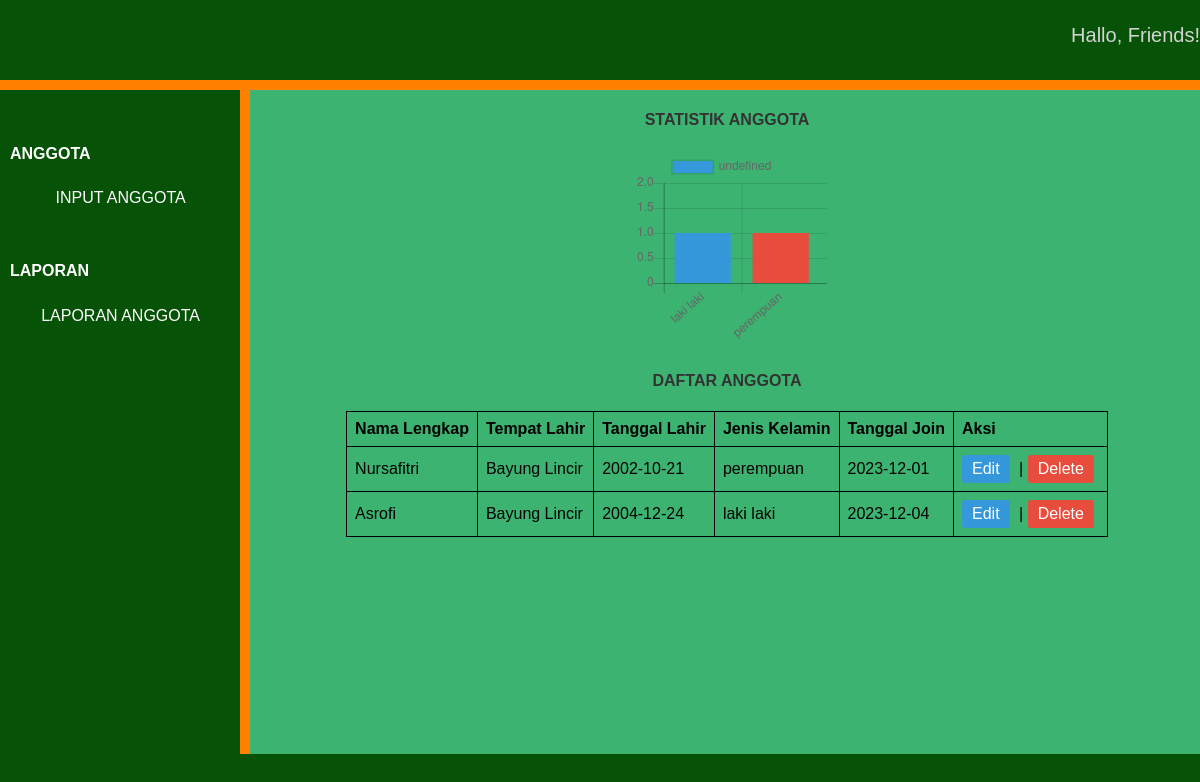
The page /laporan_anggota.php on the database its author committed.
### tables this page shows
CREATE TABLE `anggota` (
  `nama_lengkap` varchar(30) NOT NULL,
  `tempat_lahir` varchar(15) NOT NULL,
  `tanggal_lahir` date NOT NULL,
  `jenis_kelamin` enum('laki laki','perempuan','','') NOT NULL,
  `tanggal_join` date NOT NULL
);

### laporan_anggota.php (the view, shortened to what this page needs)
<!DOCTYPE html>
<html>
<head>
    <link rel="stylesheet" type="text/css" href="css/Home.css">
</head>
<body>
    <div id="template">
        <div id="menu">
            <nav>
                <p>Hallo, Friends!</p>
            </nav>
        </div>
        <div id="content">
            <div id="left-content">
                <h4 class="anggota">ANGGOTA</h4>
                <p class="input-anggota"><a href="Input_anggota.html">INPUT ANGGOTA</a></p>
                <h4 class="laporan">LAPORAN</h4>
                <p class="laporan-anggota"><a href="laporan_anggota.php">LAPORAN ANGGOTA</a></p>
            </div>
            <div id="right-content">
                <h4 class="statistik">STATISTIK ANGGOTA</h4>
                <canvas id="pieChart" width="50" height="50"></canvas>
                <h4 class="laporananggota">DAFTAR ANGGOTA</h4>
                <table border="1">
                    <tr>
                        <th>Nama Lengkap</th>
                        <th>Tempat Lahir</th>
                        <th>Tanggal Lahir</th>
                        <th>Jenis Kelamin</th>
                        <th>Tanggal Join</th>
                        <th>Aksi</th>
                    </tr>
                    <?php
                    $conn = new mysqli("localhost", "root", "", "db_sks");
                    $sql = "SELECT jenis_kelamin, COUNT(*) as jumlah FROM anggota GROUP BY jenis_kelamin";
                    $result = $conn->query($sql);
                    $data = array();
                    while ($row = $result->fetch_assoc()) {
                        $data[$row['jenis_kelamin']] = $row['jumlah'];
                    }
                    $lakiLaki = isset($data['laki laki']) ? $data['laki laki'] : 0;
                    $perempuan = isset($data['perempuan']) ? $data['perempuan'] : 0;
                    $sql = "SELECT * FROM anggota";
                    $result = $conn->query($sql);
                    if ($result->num_rows > 0) {
                        while ($row = $result->fetch_assoc()) {
                            echo "<tr>";
                            echo "<td>" . $row['nama_lengkap'] . "</td>";
                            echo "<td>" . $row['tempat_lahir'] . "</td>";
                            echo "<td>" . $row['tanggal_lahir'] . "</td>";
                            echo "<td>" . $row['jenis_kelamin'] . "</td>";
                            echo "<td>" . $row['tanggal_join'] . "</td>";
                            echo "<td><a href='edit.php?nama_lengkap=" . $row['nama_lengkap'] . "'' class ='edit'>Edit</a> | <a href='delete.php?nama_lengkap=" . $row['nama_lengkap'] . "'' class ='delete'>Delete</a></td>";
                            echo "</tr>";
                        }
                    } else {
                        echo "<tr><td colspan='6'>Tidak ada data</td></tr>";
                    }
                    ?>
                </table>
            </div>
        </div>
    </div>
    <script type="text/javascript">
        var ctx = document.getElementById('pieChart').getContext('2d');
        var data = {
            labels: ['laki laki', 'perempuan'],
            datasets: [{
                data: [<?php echo $lakiLaki; ?>, <?php echo $perempuan; ?>],
                backgroundColor: [
                    '#3498db', // Blue for Laki-laki
                    '#e74c3c' // Red for Perempuan
                ]
            }]
        };
        var pieChart = new Chart(ctx, {
            type: 'bar',
            data: data,
            options: {
                responsive: true
            }
        });
    </script>
</body>
</html>

### css/Home.css (style rules this page uses)
body { font-family: Arial, sans-serif; background-color: #065206; margin: 0; padding: 0; }
#template { height: 83vh; margin: 10px auto; outline-color: rgb(9, 97, 197); }
nav { display: inline-block; width: 100%; }
nav p { color: #d3d3d3; text-align: right; line-height: 10px; font-size: 20px; text-decoration: none; }
#content { height: 100%; width: 100%; margin-top: 20px; background: white; }
#left-content { height: 100%; width: 20%; float: left; border-top: 10px solid #ff7f00; border-right: 10px solid #ff7f00; background: #065206; }
.anggota { text-align: left; color: white; margin-top: 50px; padding: 5px 10px; }
.input-anggota { text-align: center; margin-top: 10px; margin-left: 3px; width: 98%; }
.input-anggota a { text-decoration: none; color: white; }
.laporan { text-align: left; color: white; margin-top: 50px; padding: 5px 10px; }
.laporan-anggota { text-align: center; color: white; margin-top: 10px; margin-left: 3px; width: 98%; outline: none; }
.laporan-anggota a { text-decoration: none; color: white; }
#right-content { margin-top: 10px; height: 100%; width: 99.5%; border-top: 10px solid #ff7f00; border-left: 10px solid #ff7f00; background: #3CB371; }

### laporan_anggota.php (style rules this page uses)
canvas { max-width: 200px; margin: 0 auto; display: block; }
h4.statistik { text-align: center; color: #333; }
table { max-width: 1300px; margin: 0 auto; padding: 20px; border-radius: 8px; border-collapse: collapse; }
h4.laporananggota { text-align: center; color: #333; }
table, th, td { border: 1px solid black; }
th, td { padding: 8px; text-align: left; }
td a { display: inline-block; padding: 5px 10px; text-decoration: none; background-color: #3498db; color: #fff; border-radius: 3px; margin-right: 5px; }
td a.delete { background-color: #e74c3c; }

### rows shown on the page
anggota: nama_lengkap "Nursafitri", tempat_lahir "Bayung Lincir", tanggal_lahir "2002-10-21", jenis_kelamin "perempuan", tanggal_join "2023-12-01"
anggota: nama_lengkap "Asrofi", tempat_lahir "Bayung Lincir", tanggal_lahir "2004-12-24", jenis_kelamin "laki laki", tanggal_join "2023-12-04"

### other values the page prints
chart data {{ $lakiLaki }} 1
chart data {{ $perempuan }} 1
